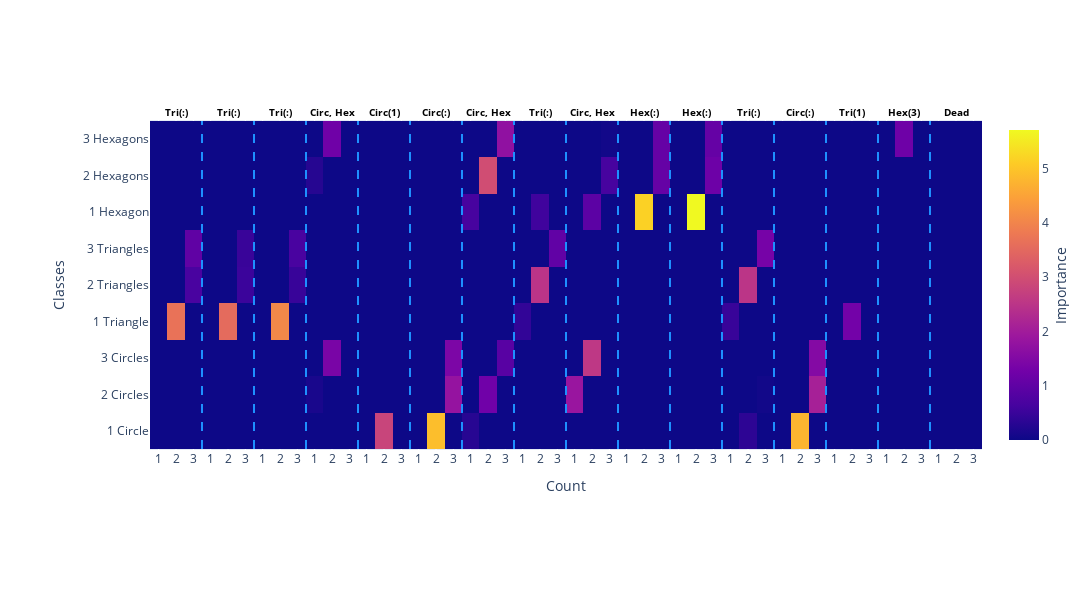

The cell this chart's notebook holds for it:
### Code cell
show_global_explanation(net, classes, output_path=run_vis_dir, use_expanded_prototypes=True)

### Figure 1 — Plotly figure (JSON) as saved in the notebook; plotly's stock layout.template omitted (floating-point values rounded to 4 significant figures; data arrays with more than 128 entries replaced by an {"elided": "..."} marker saying what was removed)
{"data": [{"colorbar": {"title": {"side": "right", "text": "Importance"}}, "colorscale": [[0, "#0d0887"], [0.1111, "#46039f"], [0.2222, "#7201a8"], [0.3333, "#9c179e"], [0.4444, "#bd3786"], [0.5556, "#d8576b"], [0.6667, "#ed7953"], [0.7778, "#fb9f3a"], [0.8889, "#fdca26"], [1, "#f0f921"]], "hoverongaps": false, "hovertemplate": "Class: %{y}<br>%{x}<br>Importance: %{z:.3f}<extra></extra>", "type": "heatmap", "x": ["Prot. 0 Embed. 0", "Prot. 0 Embed. 1", "Prot. 0 Embed. 2", "Prot. 1 Embed. 0", "Prot. 1 Embed. 1", "Prot. 1 Embed. 2", "Prot. 2 Embed. 0", "Prot. 2 Embed. 1", "Prot. 2 Embed. 2", "Prot. 3 Embed. 0", "Prot. 3 Embed. 1", "Prot. 3 Embed. 2", "Prot. 4 Embed. 0", "Prot. 4 Embed. 1", "Prot. 4 Embed. 2", "Prot. 5 Embed. 0", "Prot. 5 Embed. 1", "Prot. 5 Embed. 2", "Prot. 6 Embed. 0", "Prot. 6 Embed. 1", "Prot. 6 Embed. 2", "Prot. 7 Embed. 0", "Prot. 7 Embed. 1", "Prot. 7 Embed. 2", "Prot. 8 Embed. 0", "Prot. 8 Embed. 1", "Prot. 8 Embed. 2", "Prot. 9 Embed. 0", "Prot. 9 Embed. 1", "Prot. 9 Embed. 2", "Prot. 10 Embed. 0", "Prot. 10 Embed. 1", "Prot. 10 Embed. 2", "Prot. 11 Embed. 0", "Prot. 11 Embed. 1", "Prot. 11 Embed. 2", "Prot. 12 Embed. 0", "Prot. 12 Embed. 1", "Prot. 12 Embed. 2", "Prot. 13 Embed. 0", "Prot. 13 Embed. 1", "Prot. 13 Embed. 2", "Prot. 14 Embed. 0", "Prot. 14 Embed. 1", "Prot. 14 Embed. 2", "Prot. 15 Embed. 0", "Prot. 15 Embed. 1", "Prot. 15 Embed. 2"], "y": ["1 Circle", "2 Circles", "3 Circles", "1 Triangle", "2 Triangles", "3 Triangles", "1 Hexagon", "2 Hexagons", "3 Hexagons"], "z": {"elided": "9x48 float values"}}], "layout": {"annotations": [{"font": {"color": "black", "size": 10}, "showarrow": false, "text": "<b>Tri(:)</b>", "x": 1, "xanchor": "center", "xref": "x", "y": 1.05, "yref": "paper"}, {"font": {"color": "black", "size": 10}, "showarrow": false, "text": "<b>Tri(:)</b>", "x": 4, "xanchor": "center", "xref": "x", "y": 1.05, "yref": "paper"}, {"font": {"color": "black", "size": 10}, "showarrow": false, "text": "<b>Tri(:)</b>", "x": 7, "xanchor": "center", "xref": "x", "y": 1.05, "yref": "paper"}, {"font": {"color": "black", "size": 10}, "showarrow": false, "text": "<b>Circ, Hex</b>", "x": 10, "xanchor": "center", "xref": "x", "y": 1.05, "yref": "paper"}, {"font": {"color": "black", "size": 10}, "showarrow": false, "text": "<b>Circ(1)</b>", "x": 13, "xanchor": "center", "xref": "x", "y": 1.05, "yref": "paper"}, {"font": {"color": "black", "size": 10}, "showarrow": false, "text": "<b>Circ(:)</b>", "x": 16, "xanchor": "center", "xref": "x", "y": 1.05, "yref": "paper"}, {"font": {"color": "black", "size": 10}, "showarrow": false, "text": "<b>Circ, Hex</b>", "x": 19, "xanchor": "center", "xref": "x", "y": 1.05, "yref": "paper"}, {"font": {"color": "black", "size": 10}, "showarrow": false, "text": "<b>Tri(:)</b>", "x": 22, "xanchor": "center", "xref": "x", "y": 1.05, "yref": "paper"}, {"font": {"color": "black", "size": 10}, "showarrow": false, "text": "<b>Circ, Hex</b>", "x": 25, "xanchor": "center", "xref": "x", "y": 1.05, "yref": "paper"}, {"font": {"color": "black", "size": 10}, "showarrow": false, "text": "<b>Hex(:)</b>", "x": 28, "xanchor": "center", "xref": "x", "y": 1.05, "yref": "paper"}, {"font": {"color": "black", "size": 10}, "showarrow": false, "text": "<b>Hex(:)</b>", "x": 31, "xanchor": "center", "xref": "x", "y": 1.05, "yref": "paper"}, {"font": {"color": "black", "size": 10}, "showarrow": false, "text": "<b>Tri(:)</b>", "x": 34, "xanchor": "center", "xref": "x", "y": 1.05, "yref": "paper"}, {"font": {"color": "black", "size": 10}, "showarrow": false, "text": "<b>Circ(:)</b>", "x": 37, "xanchor": "center", "xref": "x", "y": 1.05, "yref": "paper"}, {"font": {"color": "black", "size": 10}, "showarrow": false, "text": "<b>Tri(1)</b>", "x": 40, "xanchor": "center", "xref": "x", "y": 1.05, "yref": "paper"}, {"font": {"color": "black", "size": 10}, "showarrow": false, "text": "<b>Hex(3)</b>", "x": 43, "xanchor": "center", "xref": "x", "y": 1.05, "yref": "paper"}, {"font": {"color": "black", "size": 10}, "showarrow": false, "text": "<b>Dead</b>", "x": 46, "xanchor": "center", "xref": "x", "y": 1.05, "yref": "paper"}], "height": 600, "margin": {"b": 150, "l": 150, "r": 50, "t": 120}, "shapes": [{"line": {"color": "dodgerblue", "dash": "dash", "width": 2}, "type": "line", "x0": 2.5, "x1": 2.5, "xref": "x", "y0": -0.5, "y1": 8.5, "yref": "y"}, {"line": {"color": "dodgerblue", "dash": "dash", "width": 2}, "type": "line", "x0": 5.5, "x1": 5.5, "xref": "x", "y0": -0.5, "y1": 8.5, "yref": "y"}, {"line": {"color": "dodgerblue", "dash": "dash", "width": 2}, "type": "line", "x0": 8.5, "x1": 8.5, "xref": "x", "y0": -0.5, "y1": 8.5, "yref": "y"}, {"line": {"color": "dodgerblue", "dash": "dash", "width": 2}, "type": "line", "x0": 11.5, "x1": 11.5, "xref": "x", "y0": -0.5, "y1": 8.5, "yref": "y"}, {"line": {"color": "dodgerblue", "dash": "dash", "width": 2}, "type": "line", "x0": 14.5, "x1": 14.5, "xref": "x", "y0": -0.5, "y1": 8.5, "yref": "y"}, {"line": {"color": "dodgerblue", "dash": "dash", "width": 2}, "type": "line", "x0": 17.5, "x1": 17.5, "xref": "x", "y0": -0.5, "y1": 8.5, "yref": "y"}, {"line": {"color": "dodgerblue", "dash": "dash", "width": 2}, "type": "line", "x0": 20.5, "x1": 20.5, "xref": "x", "y0": -0.5, "y1": 8.5, "yref": "y"}, {"line": {"color": "dodgerblue", "dash": "dash", "width": 2}, "type": "line", "x0": 23.5, "x1": 23.5, "xref": "x", "y0": -0.5, "y1": 8.5, "yref": "y"}, {"line": {"color": "dodgerblue", "dash": "dash", "width": 2}, "type": "line", "x0": 26.5, "x1": 26.5, "xref": "x", "y0": -0.5, "y1": 8.5, "yref": "y"}, {"line": {"color": "dodgerblue", "dash": "dash", "width": 2}, "type": "line", "x0": 29.5, "x1": 29.5, "xref": "x", "y0": -0.5, "y1": 8.5, "yref": "y"}, {"line": {"color": "dodgerblue", "dash": "dash", "width": 2}, "type": "line", "x0": 32.5, "x1": 32.5, "xref": "x", "y0": -0.5, "y1": 8.5, "yref": "y"}, {"line": {"color": "dodgerblue", "dash": "dash", "width": 2}, "type": "line", "x0": 35.5, "x1": 35.5, "xref": "x", "y0": -0.5, "y1": 8.5, "yref": "y"}, {"line": {"color": "dodgerblue", "dash": "dash", "width": 2}, "type": "line", "x0": 38.5, "x1": 38.5, "xref": "x", "y0": -0.5, "y1": 8.5, "yref": "y"}, {"line": {"color": "dodgerblue", "dash": "dash", "width": 2}, "type": "line", "x0": 41.5, "x1": 41.5, "xref": "x", "y0": -0.5, "y1": 8.5, "yref": "y"}, {"line": {"color": "dodgerblue", "dash": "dash", "width": 2}, "type": "line", "x0": 44.5, "x1": 44.5, "xref": "x", "y0": -0.5, "y1": 8.5, "yref": "y"}], "width": 1200, "xaxis": {"range": [-0.5, 47.5], "tickangle": 0, "ticktext": ["1", "2", "3", "1", "2", "3", "1", "2", "3", "1", "2", "3", "1", "2", "3", "1", "2", "3", "1", "2", "3", "1", "2", "3", "1", "2", "3", "1", "2", "3", "1", "2", "3", "1", "2", "3", "1", "2", "3", "1", "2", "3", "1", "2", "3", "1", "2", "3"], "tickvals": ["Prot. 0 Embed. 0", "Prot. 0 Embed. 1", "Prot. 0 Embed. 2", "Prot. 1 Embed. 0", "Prot. 1 Embed. 1", "Prot. 1 Embed. 2", "Prot. 2 Embed. 0", "Prot. 2 Embed. 1", "Prot. 2 Embed. 2", "Prot. 3 Embed. 0", "Prot. 3 Embed. 1", "Prot. 3 Embed. 2", "Prot. 4 Embed. 0", "Prot. 4 Embed. 1", "Prot. 4 Embed. 2", "Prot. 5 Embed. 0", "Prot. 5 Embed. 1", "Prot. 5 Embed. 2", "Prot. 6 Embed. 0", "Prot. 6 Embed. 1", "Prot. 6 Embed. 2", "Prot. 7 Embed. 0", "Prot. 7 Embed. 1", "Prot. 7 Embed. 2", "Prot. 8 Embed. 0", "Prot. 8 Embed. 1", "Prot. 8 Embed. 2", "Prot. 9 Embed. 0", "Prot. 9 Embed. 1", "Prot. 9 Embed. 2", "Prot. 10 Embed. 0", "Prot. 10 Embed. 1", "Prot. 10 Embed. 2", "Prot. 11 Embed. 0", "Prot. 11 Embed. 1", "Prot. 11 Embed. 2", "Prot. 12 Embed. 0", "Prot. 12 Embed. 1", "Prot. 12 Embed. 2", "Prot. 13 Embed. 0", "Prot. 13 Embed. 1", "Prot. 13 Embed. 2", "Prot. 14 Embed. 0", "Prot. 14 Embed. 1", "Prot. 14 Embed. 2", "Prot. 15 Embed. 0", "Prot. 15 Embed. 1", "Prot. 15 Embed. 2"], "title": {"text": "Count"}}, "yaxis": {"title": {"text": "Classes"}}}}
